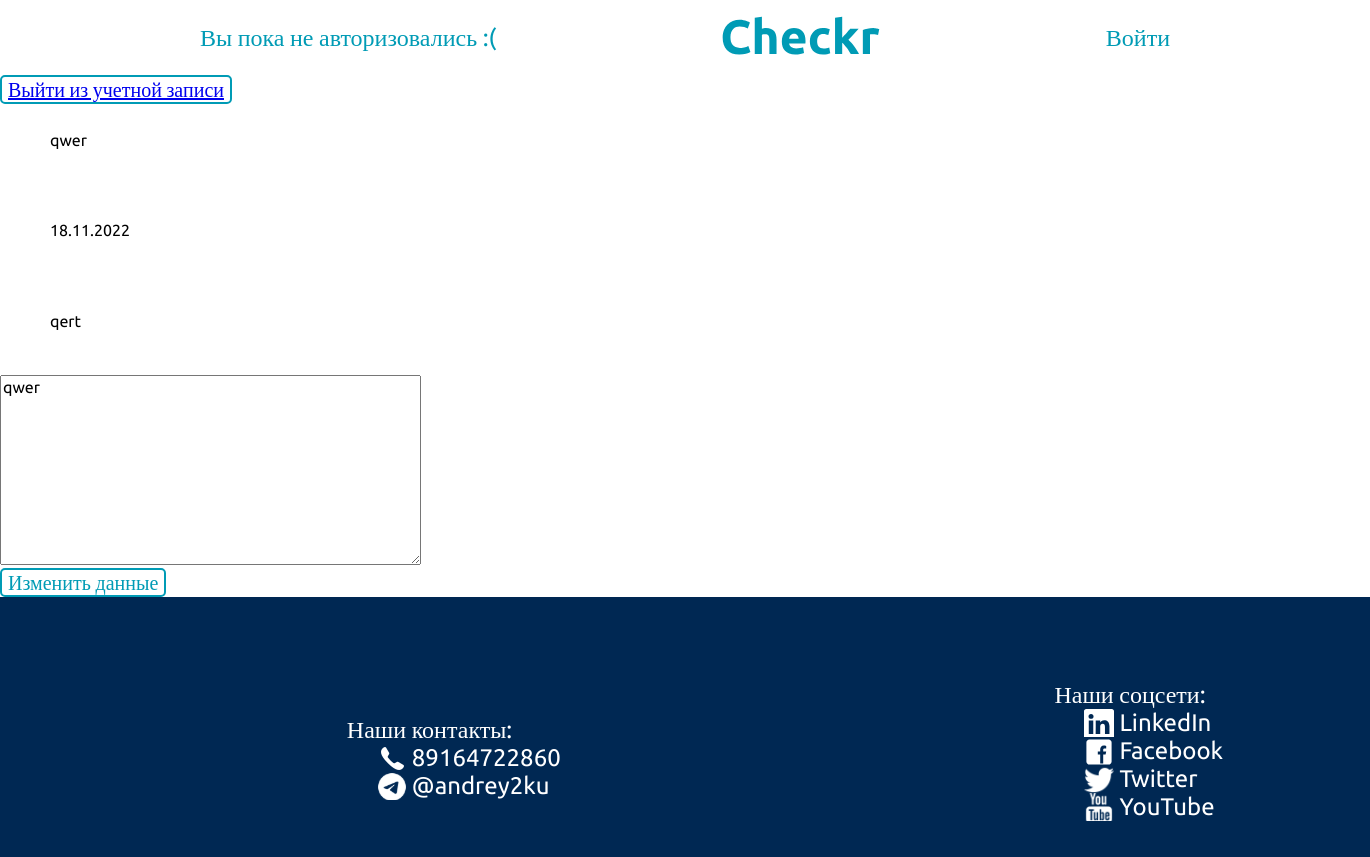
The app's page /lk/7/change_company_info with its own data.
### my_hh_app/models.py (models this page shows, shortened)
class Companies(models.Model):
    company_name = models.CharField("company_name", max_length=200)
    author = models.ForeignKey(User, on_delete=models.SET_NULL, default="", null=True)
    foundation_data = models.DateField("foundation_data", default=datetime.datetime.now(), null=True)
    industry = models.CharField("industry", max_length=200, default="", null=True)
    strategy_description = models.TextField("Strategy_description", default="", null=True)

### lk/views.py (the view)
# urls.py: path('<int:pk>/change_company_info', views.CompanyUpdate.as_view()),
class CompanyUpdate(UpdateView):
    model = Companies
    template_name = "lk/change_company_info.html"
    fields = [
        "company_name",
        "foundation_data",
        "industry",
        "strategy_description",
    ]
    success_url = "http://127.0.0.1:8000/lk"

### my_hh_app/templates/lk/change_company_info.html (shortened to what this page needs)
<!DOCTYPE html>
<html lang="en">
<head>
</head>
<body>
{% extends 'my_hh_app/base.html' %}
{% block content %}
<form method="post">
    <button><a href="exit/"> Выйти из учетной записи</a></button>
  {% for el in form %}
  {{el}}<br>
  {% endfor %}
  <button type="submit">Изменить данные</button>
</form>
{%endblock %}

### my_hh_app/static/my_hh_app/css/style.css (style rules this page uses)
body { margin-top: 0; font-family: 'Ubuntu'; }
input { width: 100%; height: 70px; outline: 0; outline-offset: 0px; border: none; padding-left:50px; display: block; }
input::placeholder { color: #009BB5; font-family: 'Ubuntu'; font-style: normal; font-weight: 300; font-size: 20px; line-height: 28px; }
button { padding-left: 6px; padding-right: 6px; font-family: 'Ubuntu'; font-style: normal; font-weight: 400; font-size: 20px; line-height: 23px; background: #fff; color: #009BB5; border: 2px solid; border-radius: 5px; border-color: #009BB5; }

### records on screen
Companies: form "qwer" "18.11.2022" "qert" "qwer"
